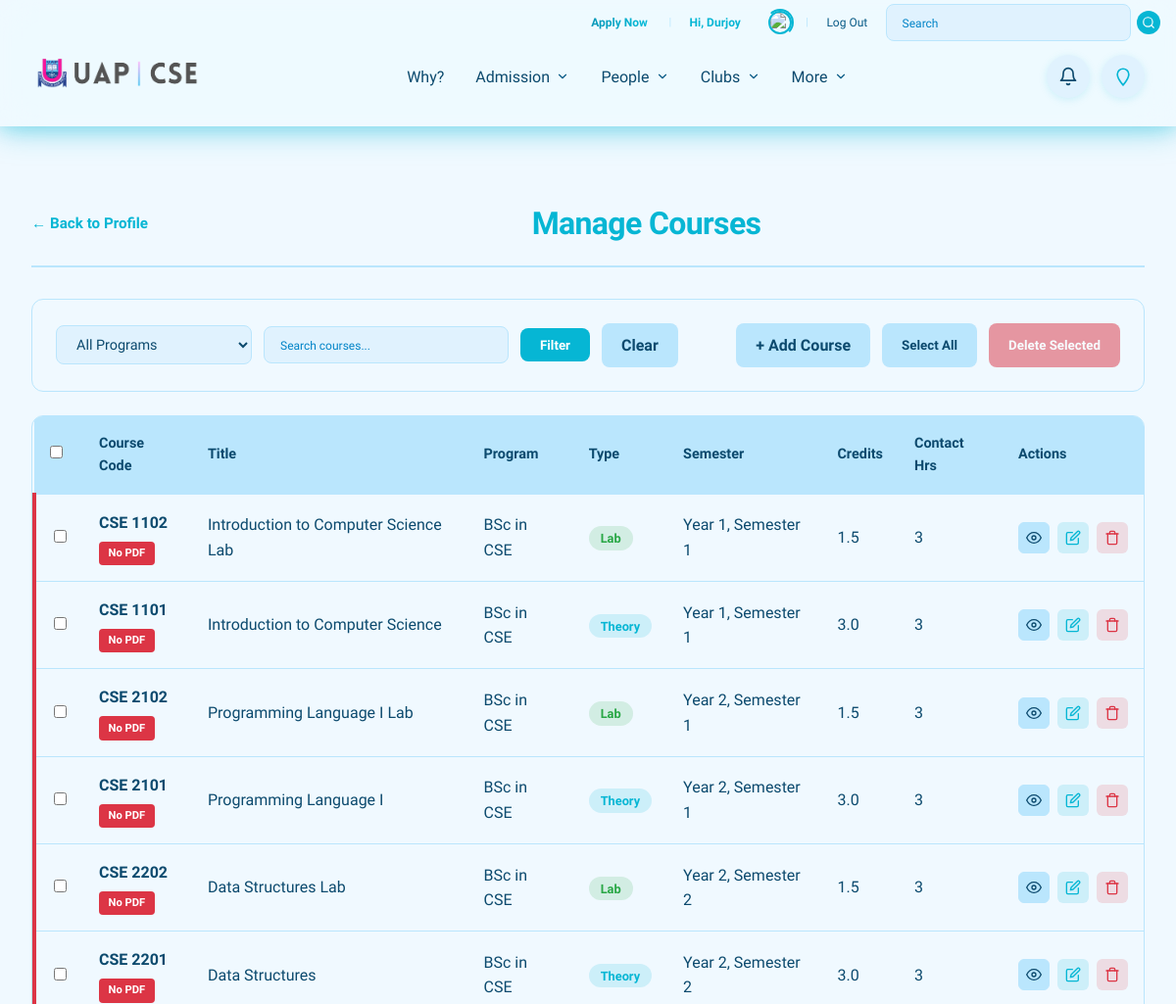
Page /academics/courses/manage/ (signed in, upper part) on the earlier database version.
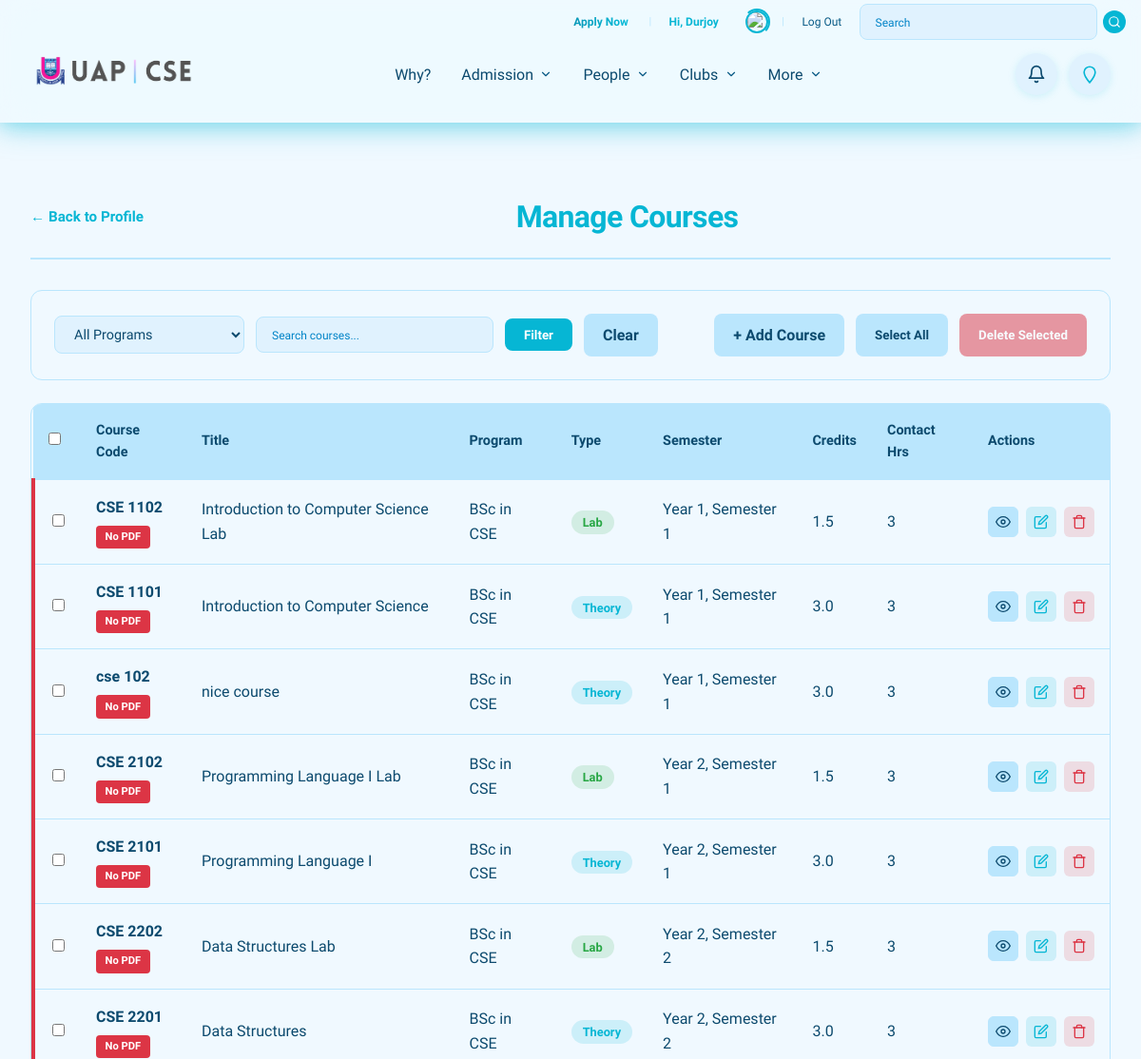
Same page on the later database version.
### academics/models.py (models this page shows, shortened)
class Course(models.Model):
    program = models.ForeignKey(Program, on_delete=models.CASCADE, related_name='courses')
    course_code = models.CharField(max_length=20, unique=True, help_text="e.g., CSE 2101")
    title = models.CharField(max_length=255)
    credit_hours = models.DecimalField(max_digits=3, decimal_places=1, verbose_name="Credit Hours (Cr Hr)")
    contact_hours = models.PositiveSmallIntegerField(verbose_name="Contact Hours")
    course_type = models.CharField(
        max_length=2,
        choices=COURSE_TYPE_CHOICES,
        default='TH',
        verbose_name="Course Type",
        help_text="Designates if the course is Theory (TH) or Lab (LB)."
    )
    year_semester = models.CharField(
        max_length=3,
        choices=YEAR_SEMESTER_CHOICES,
        default='1-1',
        verbose_name="Year-Semester",
        help_text="The academic year and semester when this course is offered (e.g., 1-1, 2-2)."
    )
    prerequisites = models.ManyToManyField(
        'self',
        symmetrical=False,
        blank=True,
        related_name='required_for',
        verbose_name="Prerequisite Courses",
        help_text="Select courses that must be completed before taking this course."
    )
    course_outline_pdf = models.FileField(
        upload_to='course_outlines/',
        null=True,
        blank=True,
        verbose_name="Course Outline PDF",
        help_text="Upload the official PDF document containing the course outline/syllabus."
    )
    class Meta:
        verbose_name = 'Course'
        verbose_name_plural = 'Courses'
        ordering = ['program', 'year_semester', 'course_code']

class Program(models.Model):
    name = models.CharField(max_length=100, unique=True, verbose_name="Degree Program Name")
    class Meta:
        verbose_name = 'Program'
        verbose_name_plural = 'Programs'
        ordering = ['name']

### academics/views.py (the view)
# urls.py: path('courses/manage/', views.manage_courses, name='manage_courses'),
@login_required
def manage_courses(request):
    if not check_course_access(request.user):
        messages.error(request, 'You do not have permission to access this page.')
        return redirect('people:user_profile')
    programs = Program.objects.all().prefetch_related('courses')
    courses = Course.objects.all() \
        .select_related('program') \
        .prefetch_related('outcomes') \
        .order_by('program', 'year_semester', 'course_type', 'course_code')
    program_id = request.GET.get('program')
    if program_id:
        try:
            selected_program = Program.objects.get(pk=program_id)
            courses = courses.filter(program=selected_program)
        except Program.DoesNotExist:
            selected_program = None
    else:
        selected_program = None
    search_query = request.GET.get('search', '')
    if search_query:
        courses = courses.filter(
            Q(course_code__icontains=search_query) |
            Q(title__icontains=search_query)
        )
    for course in courses:
        total_marks = sum(co.total_assessment_marks for co in course.outcomes.all())
        course.total_marks = total_marks
        course.has_warnings = total_marks != 100 or not course.course_outline_pdf
    context = {
        'programs': programs,
        'courses': courses,
        'selected_program': selected_program,
        'search_query': search_query,
    }
    return render(request, 'academics/manage_courses.html', context)

### academics/views.py (called while the page is built)
def check_course_access(user):
    if not user.is_authenticated:
        return False
    return user.has_permission('manage_courses')

### clubs/context_processors.py (called while the page is built)
def clubs(request):
    clubs = Club.objects.all().order_by('sl', 'name')
    return {
        'clubs': clubs
    }

### designs/context_processors.py (called while the page is built)
def admission_elements(request):
    admission_elements = AdmissionElement.objects.all().order_by('sl')
    return {
        'admission_elements': admission_elements
    }

### people/models.py (called while the page is built)
    def has_permission(self, permission_codename):
        if not self or not self.is_active:
            return False
        if self.is_superuser:
            return True
        return UserPermission.objects.filter(
            user=self,
            permission__codename=permission_codename,
            is_active=True
        ).exists()

### templates/academics/manage_courses.html (shortened to what the changed rows need)
{% extends 'base.html' %}
{% load static %}
{% block content %}
<div class="container">
    <section class="manage-courses-page">
        <div class="page-header">
            <h1>Manage Courses</h1>
        </div>
        <div class="courses-table-container">
            <table class="courses-table">
                <thead>
                    <tr>
                        <th class="checkbox-col">
                            <input type="checkbox" id="selectAllCheckbox">
                        </th>
                        <th>Course Code</th>
                        <th>Title</th>
                        <th>Program</th>
                        <th>Type</th>
                        <th>Semester</th>
                        <th>Credits</th>
                        <th>Contact Hrs</th>
                        <th>Actions</th>
                    </tr>
                </thead>
                <tbody>
                    {% if courses %}
                    {% for course in courses %}
                    <tr class="{% if course.has_warnings %}course-warning{% endif %}">
                        <td class="checkbox-col">
                            <input type="checkbox" class="course-checkbox" value="{{ course.id }}">
                        </td>
                        <td>
                            <strong>{{ course.course_code }}</strong>
                            {% if course.has_warnings %}
                            <div class="warning-tags">
                                {% if not course.course_outline_pdf %}
                                <span class="warning-tag">No PDF</span>
                                {% endif %}
                            </div>
                            {% endif %}
                        </td>
                        <td>{{ course.title }}</td>
                        <td>{{ course.program.name }}</td>
                        <td>
                            <span class="course-type-badge {% if course.course_type == 'TH' %}theory{% else %}lab{% endif %}">
                                {{ course.get_course_type_display }}
                            </span>
                        </td>
                        <td>{{ course.get_year_semester_display }}</td>
                        <td>{{ course.credit_hours }}</td>
                        <td>{{ course.contact_hours }}</td>
                        <td class="actions-col">
                            <div class="action-buttons">
                                <a href="{% url 'academics:course_detail' course.pk %}" class="action-icon-btn view-icon-btn" title="View">
                                    <svg xmlns="http://www.w3.org/2000/svg" width="16" height="16" viewBox="0 0 24 24" fill="none" stroke="currentColor" stroke-width="2" stroke-linecap="round" stroke-linejoin="round">
                                        <path d="M1 12s4-8 11-8 11 8 11 8-4 8-11 8-11-8-11-8z"></path>
                                        <circle cx="12" cy="12" r="3"></circle>
                                    </svg>
                                </a>
                                <a href="{% url 'academics:edit_course' course.pk %}" class="action-icon-btn edit-icon-btn" title="Edit">
                                </a>
                                <button class="action-icon-btn delete-icon-btn" onclick="deleteCourse({{ course.pk }}, '{{ course.course_code }}')" title="Delete">
                                </button>
                            </div>
                        </td>
                    </tr>
                    {% endfor %}
                    {% else %}
                    <tr>
                        <td colspan="9" class="no-courses">No courses found.</td>
                    </tr>
                    {% endif %}
                </tbody>
            </table>
        </div>
    </section>
</div>
{% endblock %}

Differences in the rows shown:
added Course: course_code "cse 102", course_outline_pdf "No PDF", title "nice course", program.name "BSc in CSE", course_type "Theory", year_semester "Year 1, Semester 1", credit_hours "3.0", contact_hours "3"
